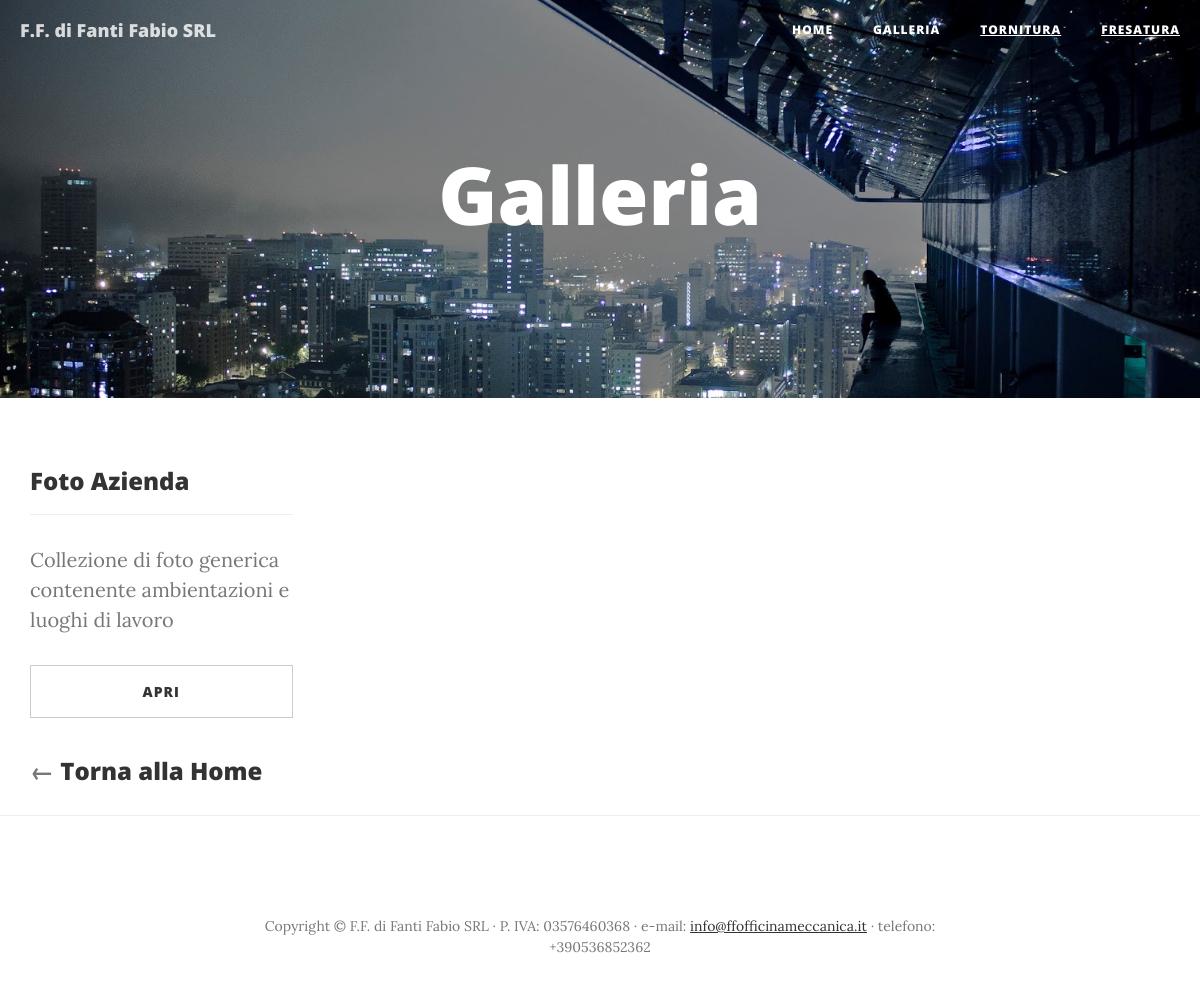
Page /gallery/ on the committed database.
### website/models.py (models this page shows, shortened)
class Paragraphs(models.Model):
    class Meta:
        verbose_name = "Gruppo di Descrizioni e Paragrafi del Sito"
        verbose_name_plural = "Gruppi di Descrizioni e Paragrafi del Sito"
    site_name = models.CharField(max_length=200)
    site_description = models.TextField()
    site_bio = models.TextField()
    header_image = models.ImageField(upload_to="uploads/images/paragraphs")
    gallery_image = models.ImageField(upload_to="uploads/images/paragraphs")
    tornitura_image = models.ImageField(upload_to="uploads/images/paragraphs")
    fresatura_image = models.ImageField(upload_to="uploads/images/paragraphs")
    email = models.EmailField()
    phone = models.CharField(max_length=15)
    address = models.CharField(max_length=100)
    piva = models.CharField(max_length=100)
    tornitura_description = models.TextField()
    fresatura_description = models.TextField()

class Album(models.Model):
    class Meta:
        verbose_name = "Album di Immagini"
        verbose_name_plural = "Album di Immagini"
    title = models.CharField(max_length=200)
    caption = models.TextField()
    gallery = models.ForeignKey(Gallery, models.CASCADE)

### website/views.py (the view)
# urls.py: url(r'^gallery/$', views.gallery, name='gallery'),
def gallery(request):
    albums = Album.objects.all()
    paragraphs = Paragraphs.objects.first()
    context = {
        'albums': albums,
        'paragraphs': paragraphs,
    }
    return render(request, 'website/gallery.html', context)

### website/templates/website/gallery.html
{% include 'website/header.html' %}
{% load staticfiles %}
    <header class="intro-header" style="background-image: url({{ paragraphs.gallery_image.url }})">
        <div class="container">
            <div class="row">
                <div class="col-lg-8 col-lg-offset-2 col-md-10 col-md-offset-1">
                    <div class="site-heading">
                        <h1>Galleria</h1>
                    </div>
                </div>
            </div>
        </div>
    </header>
    <div class="container">
        <div class="row">
            {% for album in albums %}
                <div class="col-lg-3 col-md-3 col-sm-4 col-xs-6">
                    <div class="row">
                        <div class="col-lg-12">
                            <h3>{{ album.title }}</h3>
                            <hr>
                            <p class="text-muted">{{ album.caption }}</p>
                        </div>
                        <div class="col-lg-12">
                            <a href="/gallery/{{ album.id }}" class="btn btn-sm btn-default" style="width: 100%">Apri</a>
                        </div>
                    </div>
                </div>
            {% endfor %}
        </div>
    </div>
    <div class="container" style="margin-top: 20px;">
        <h3 class="text-muted">&larr; <a href="/">Torna alla Home</a></h3>
    </div>
    <hr>
{% include 'website/footer.html' %}

### website/templates/website/header.html (shortened to what this page needs)
{% load staticfiles %}
<!DOCTYPE html>
<html lang="en">
<head>
    <link href="{% static 'website/vendor/bootstrap/css/bootstrap.min.css' %}" rel="stylesheet">
    <link href="{% static 'website/css/clean-blog.css' %}" rel="stylesheet">
    <link href="{% static 'website/vendor/font-awesome/css/font-awesome.min.css' %}" rel="stylesheet" type="text/css">
</head>
<body>
    <nav class="navbar navbar-default navbar-custom navbar-fixed-top">
        <div class="container-fluid">
            <div class="navbar-header page-scroll">
                <a class="navbar-brand" href="index.html">{{ paragraphs.site_name }}</a>
            </div>
            <div class="collapse navbar-collapse" id="bs-example-navbar-collapse-1">
                <ul class="nav navbar-nav navbar-right">
                    <li>
                        <a href="/">Home</a>
                    </li>
                    <li>
                        <a href="/gallery">Galleria</a>
                    </li>
                    <li>
                        <a href="/tornitura"><u>Tornitura</u></a>
                    </li>
                    <li>
                        <a href="/fresatura"><u>Fresatura</u></a>
                    </li>
            </div>
        </div>
    </nav>

### website/templates/website/footer.html (shortened to what this page needs)
{% load staticfiles %}
    <footer>
        <div class="container">
            <div class="row">
                <div class="col-lg-8 col-lg-offset-2 col-md-10 col-md-offset-1">
                    <p class="copyright text-muted">Copyright &copy; {{ paragraphs.site_name }} &middot; P. IVA: {{ paragraphs.piva }} &middot; e-mail: <a href="mailto:{{ paragraphs.email }}">{{ paragraphs.email }}</a> &middot; telefono: {{ paragraphs.phone }}</p>
                </div>
            </div>
        </div>
    </footer>
</body>
</html>

### website/static/website/css/clean-blog.css (style rules this page uses)
body { font-family: 'Lora', 'Times New Roman', serif; font-size: 20px; color: #333333; }
p { line-height: 1.5; margin: 30px 0; }
p a { text-decoration: underline; }
h1, h2, h3, h4, h5, h6 { font-family: 'Open Sans', 'Helvetica Neue', Helvetica, Arial, sans-serif; font-weight: 800; }
a { color: #333333; }
.navbar-custom { position: absolute; top: 0; left: 0; width: 100%; z-index: 3; font-family: 'Open Sans', 'Helvetica Neue', Helvetica, Arial, sans-serif; }
.navbar-custom .navbar-brand { font-weight: 800; }
.navbar-custom .nav li a { text-transform: uppercase; font-size: 12px; font-weight: 800; letter-spacing: 1px; }
@media only screen and (min-width: 768px) { .navbar-custom { background: transparent; border-bottom: 1px solid transparent; } }
@media only screen and (min-width: 768px) { .navbar-custom .navbar-brand { color: #2e6da4; padding: 20px; } }
@media only screen and (min-width: 768px) { .navbar-custom .nav li a { color: white; padding: 20px; } }
@media only screen and (min-width: 1170px) { .navbar-custom { -webkit-transition: background-color 0.3s; -moz-transition: background-color 0.3s; transition: background-color 0.3s; -webkit-transform: translate3d(0, 0, 0); -moz-transform: translate3d(0, 0, 0); -ms-transform: translate3d(0, 0, 0); -o-transform: translate3d(0, 0, 0); transform: translate3d(0, 0, 0); -webkit-backface-visibility: hidden; backface-visibility: hidden; } }
.intro-header { background-color: #777777; background: no-repeat center center; background-attachment: scroll; -webkit-background-size: cover; -moz-background-size: cover; background-size: cover; -o-background-size: cover; margin-bottom: 50px; }
.intro-header .site-heading, .intro-header .post-heading, .intro-header .page-heading { padding: 100px 0 50px; color: white; }
@media only screen and (min-width: 768px) { .intro-header .site-heading, .intro-header .post-heading, .intro-header .page-heading { padding: 150px 0; } }
.intro-header .site-heading, .intro-header .page-heading { text-align: center; }
.intro-header .site-heading h1, .intro-header .page-heading h1 { margin-top: 0; font-size: 50px; }
@media only screen and (min-width: 768px) { .intro-header .site-heading h1, .intro-header .page-heading h1 { font-size: 80px; } }
footer { padding: 50px 0 65px; }
footer .copyright { font-size: 14px; text-align: center; margin-bottom: 0; }
.btn { font-family: 'Open Sans', 'Helvetica Neue', Helvetica, Arial, sans-serif; text-transform: uppercase; font-size: 14px; font-weight: 800; letter-spacing: 1px; border-radius: 0; padding: 15px 25px; }
body { -webkit-tap-highlight-color: #0085A1; }

### rows in the picture
Paragraphs: site_name "F.F. di Fanti Fabio SRL", gallery_image (picture), piva "03576460368", email "info@ffofficinameccanica.it", phone "+390536852362"
Album: title "Foto Azienda", caption "Collezione di foto generica contenente ambientazioni e luoghi di lavoro", {{ album.id }} 1 (drawn)
